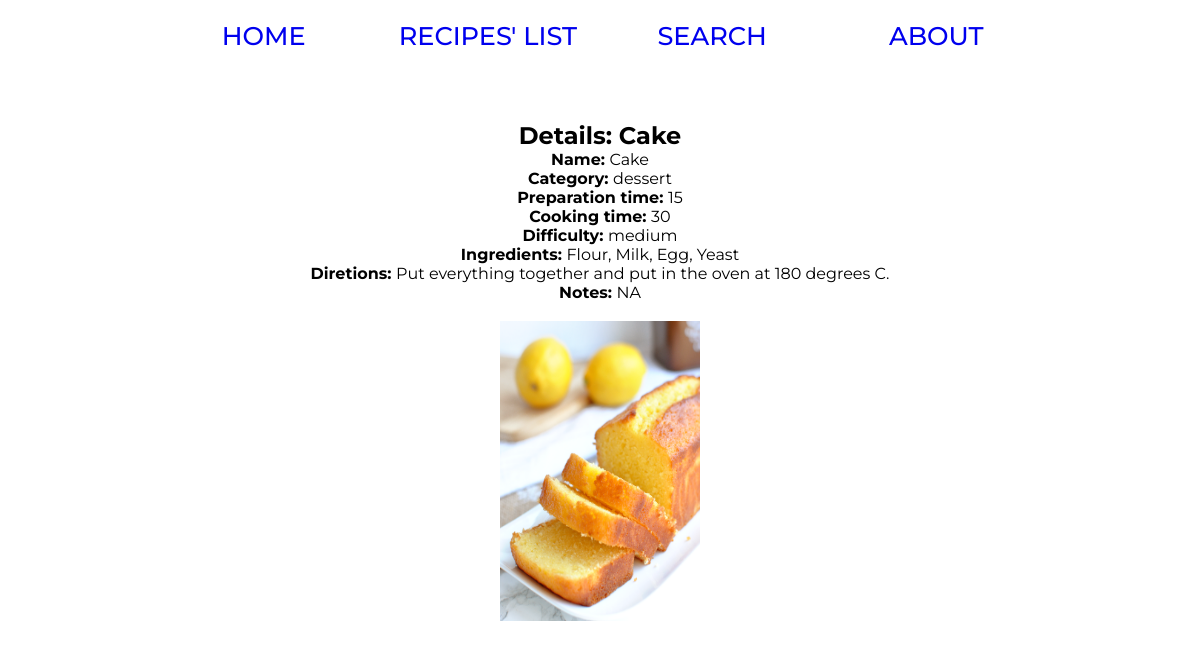
The page /recipes/list/1 (signed in) on the database its author committed.
### recipes/models.py (models this page shows, shortened)
class Recipe(models.Model):
  name = models.CharField(max_length=120)
  category_choices = (
    ('starter',
    'Starter'),
    ('main',
    'Main'),
    ('dessert',
    'Dessert')
    )
  category = models.CharField(max_length=12, choices=category_choices, default='main')
  preparation_time = models.PositiveIntegerField(help_text= 'in minutes')
  cooking_time = models.PositiveIntegerField(help_text= 'in minutes')
  serving = models.PositiveIntegerField()
  difficulty_choices = (('easy','Easy'),('medium','Medium'),('intermediate','Intermediate'), ('hard','Hard'))
  difficulty = models.CharField(max_length=12, choices=difficulty_choices, default='intermediate')
  ingredients = models.CharField(max_length=240)
  directions = models.CharField(max_length=240)
  notes = models.CharField(max_length=240)
  pic = models.ImageField(upload_to='recipes', default='no_picture.jpg')

### recipes/views.py (the view)
# urls.py: path('list/<pk>', RecipeDetailView.as_view(), name='detail'),
class RecipeDetailView(LoginRequiredMixin, DetailView): #class-based “protected” view
  model = Recipe                                        #specify model
  template_name = 'recipes/detail.html'                 #specify template

### recipes/templates/recipes/detail.html (shortened to what this page needs)
{% load static %}
<head>
  <link rel="stylesheet" href="{% static 'style.css' %}" />
</head>
<nav class="navMenu">
  <a href="{%url 'welcome' %}">Home</a>
  <a href="{%url 'recipes-list:list' %}">Recipes' list</a>
  <a href="{%url 'recipes-list:records' %}">Search</a>
  <a href="{%url 'about' %}">About</a>
</nav>
<div class="main-content">
  <h2>Details: {{object.name}}</h2>
  <b>Name: </b> {{object.name}} <br />
  <b>Category: </b> {{object.category}} <br />
  <b>Preparation time: </b> {{object.preparation_time}} <br />
  <b>Cooking time: </b> {{object.cooking_time}} <br />
  <b>Difficulty: </b> {{object.difficulty}} <br />
  <b>Ingredients: </b> {{object.ingredients}} <br />
  <b>Diretions: </b> {{object.directions}} <br />
  <b>Notes: </b> {{object.notes}} <br />
  <br />
  <img src="{{object.pic.url}}" width="200" height="300" />
</div>

### static/style.css (style rules this page uses)
* { margin: 0; padding: 0; -webkit-box-sizing: border-box; box-sizing: border-box; }
.navMenu { text-align: center; margin-top: 20px; margin-bottom: 70px; }
.navMenu a { text-decoration: none; font-size: 1.6em; text-transform: uppercase; font-weight: 500; display: inline-block; width: 220px; -webkit-transition: all 0.2s ease-in-out; transition: all 0.2s ease-in-out; }
.main-content { margin: auto; width: 80%; text-align: center; }

### rows shown on the page
Recipe: name "Cake", category "dessert", preparation_time "15", cooking_time "30", difficulty "medium", ingredients "Flour, Milk, Egg, Yeast", directions "Put everything together and put in the oven at 180 degrees C.", notes "NA", pic (picture)
